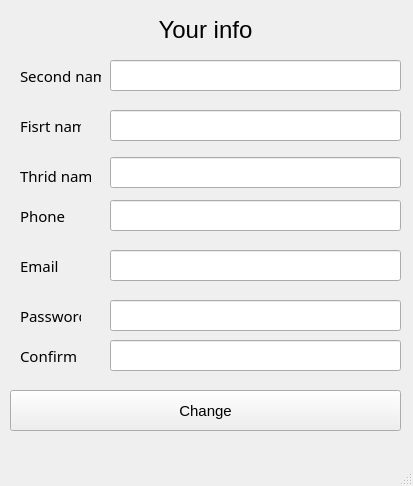
<?xml version="1.0" encoding="UTF-8"?>
<ui version="4.0">
 <class>Change_info</class>
 <widget class="QMainWindow" name="Change_info">
  <property name="geometry">
   <rect>
    <x>0</x>
    <y>0</y>
    <width>413</width>
    <height>486</height>
   </rect>
  </property>
  <property name="windowTitle">
   <string>MainWindow</string>
  </property>
  <widget class="QWidget" name="centralwidget">
   <widget class="QLineEdit" name="Email_field">
    <property name="geometry">
     <rect>
      <x>110</x>
      <y>60</y>
      <width>291</width>
      <height>31</height>
     </rect>
    </property>
   </widget>
   <widget class="QLineEdit" name="Password_field_2">
    <property name="geometry">
     <rect>
      <x>110</x>
      <y>200</y>
      <width>291</width>
      <height>31</height>
     </rect>
    </property>
   </widget>
   <widget class="QLabel" name="label_5">
    <property name="geometry">
     <rect>
      <x>20</x>
      <y>200</y>
      <width>61</width>
      <height>31</height>
     </rect>
    </property>
    <property name="font">
     <font>
      <family>Sitka</family>
      <pointsize>11</pointsize>
     </font>
    </property>
    <property name="text">
     <string>Phone</string>
    </property>
   </widget>
   <widget class="QLabel" name="label_6">
    <property name="geometry">
     <rect>
      <x>20</x>
      <y>250</y>
      <width>51</width>
      <height>31</height>
     </rect>
    </property>
    <property name="font">
     <font>
      <family>Sitka</family>
      <pointsize>11</pointsize>
     </font>
    </property>
    <property name="text">
     <string>Email</string>
    </property>
   </widget>
   <widget class="QLineEdit" name="Password_field_4">
    <property name="geometry">
     <rect>
      <x>110</x>
      <y>340</y>
      <width>291</width>
      <height>31</height>
     </rect>
    </property>
   </widget>
   <widget class="QLineEdit" name="Password_field_3">
    <property name="geometry">
     <rect>
      <x>110</x>
      <y>300</y>
      <width>291</width>
      <height>31</height>
     </rect>
    </property>
   </widget>
   <widget class="QLineEdit" name="Email_field_3">
    <property name="geometry">
     <rect>
      <x>110</x>
      <y>250</y>
      <width>291</width>
      <height>31</height>
     </rect>
    </property>
   </widget>
   <widget class="QLabel" name="label_8">
    <property name="geometry">
     <rect>
      <x>20</x>
      <y>340</y>
      <width>61</width>
      <height>31</height>
     </rect>
    </property>
    <property name="font">
     <font>
      <family>Sitka</family>
      <pointsize>11</pointsize>
     </font>
    </property>
    <property name="text">
     <string>Confirm</string>
    </property>
   </widget>
   <widget class="QLabel" name="label_7">
    <property name="geometry">
     <rect>
      <x>20</x>
      <y>300</y>
      <width>61</width>
      <height>31</height>
     </rect>
    </property>
    <property name="font">
     <font>
      <family>Sitka</family>
      <pointsize>11</pointsize>
     </font>
    </property>
    <property name="text">
     <string>Password</string>
    </property>
   </widget>
   <widget class="QLabel" name="label_2">
    <property name="geometry">
     <rect>
      <x>10</x>
      <y>10</y>
      <width>391</width>
      <height>41</height>
     </rect>
    </property>
    <property name="styleSheet">
     <string notr="true"/>
    </property>
    <property name="text">
     <string>&lt;html&gt;&lt;head/&gt;&lt;body&gt;&lt;p align=&quot;center&quot;&gt;&lt;span style=&quot; font-size:18pt;&quot;&gt;Your info&lt;/span&gt;&lt;/p&gt;&lt;/body&gt;&lt;/html&gt;</string>
    </property>
   </widget>
   <widget class="QLineEdit" name="Email_field_2">
    <property name="geometry">
     <rect>
      <x>110</x>
      <y>157</y>
      <width>291</width>
      <height>31</height>
     </rect>
    </property>
   </widget>
   <widget class="QPushButton" name="Autorisation_button">
    <property name="geometry">
     <rect>
      <x>10</x>
      <y>390</y>
      <width>391</width>
      <height>41</height>
     </rect>
    </property>
    <property name="font">
     <font>
      <family>Arial</family>
      <pointsize>11</pointsize>
     </font>
    </property>
    <property name="text">
     <string>Change</string>
    </property>
   </widget>
   <widget class="QLabel" name="label_4">
    <property name="geometry">
     <rect>
      <x>20</x>
      <y>160</y>
      <width>71</width>
      <height>31</height>
     </rect>
    </property>
    <property name="font">
     <font>
      <family>Sitka</family>
      <pointsize>11</pointsize>
     </font>
    </property>
    <property name="text">
     <string>Thrid name</string>
    </property>
   </widget>
   <widget class="QLabel" name="label_3">
    <property name="geometry">
     <rect>
      <x>20</x>
      <y>110</y>
      <width>61</width>
      <height>31</height>
     </rect>
    </property>
    <property name="font">
     <font>
      <family>Sitka</family>
      <pointsize>11</pointsize>
     </font>
    </property>
    <property name="text">
     <string>Fisrt name</string>
    </property>
   </widget>
   <widget class="QLabel" name="label">
    <property name="geometry">
     <rect>
      <x>20</x>
      <y>60</y>
      <width>81</width>
      <height>31</height>
     </rect>
    </property>
    <property name="font">
     <font>
      <family>Sitka</family>
      <pointsize>11</pointsize>
     </font>
    </property>
    <property name="styleSheet">
     <string notr="true"/>
    </property>
    <property name="text">
     <string>Second name</string>
    </property>
   </widget>
   <widget class="QLineEdit" name="Password_field">
    <property name="geometry">
     <rect>
      <x>110</x>
      <y>110</y>
      <width>291</width>
      <height>31</height>
     </rect>
    </property>
   </widget>
  </widget>
  <widget class="QMenuBar" name="menubar">
   <property name="geometry">
    <rect>
     <x>0</x>
     <y>0</y>
     <width>413</width>
     <height>22</height>
    </rect>
   </property>
  </widget>
  <widget class="QStatusBar" name="statusbar"/>
 </widget>
 <resources/>
 <connections/>
</ui>
